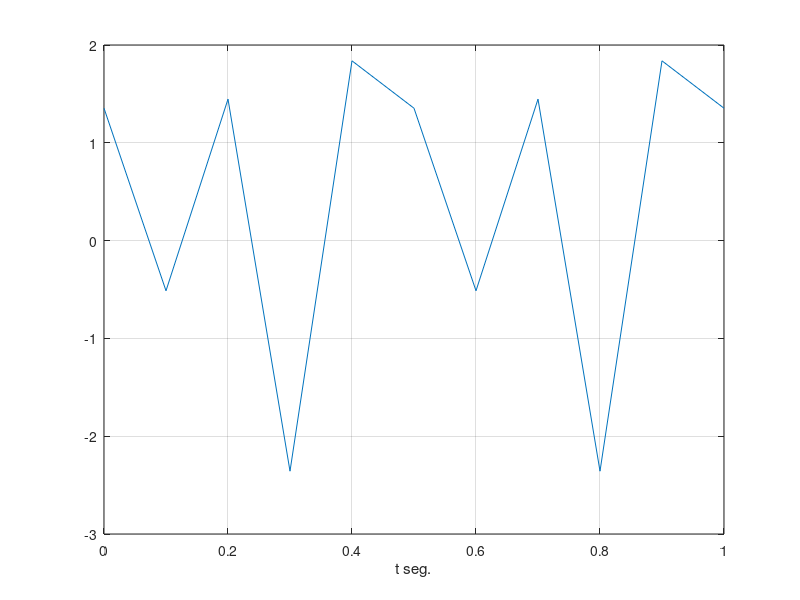

MATLAB code to generate this figure:
T= 0.1;

A= [1 2 0.5];
F= [2 4 10];

phi=[0 pi/2 pi/4];
t=0:T:1;
x=zeros(1,length(t));

for k=1:3
    x=x+A(k)*cos(2*pi*F(k)*t+phi(k));
end

plot(t,x)
xlabel("t seg.")
grid on 